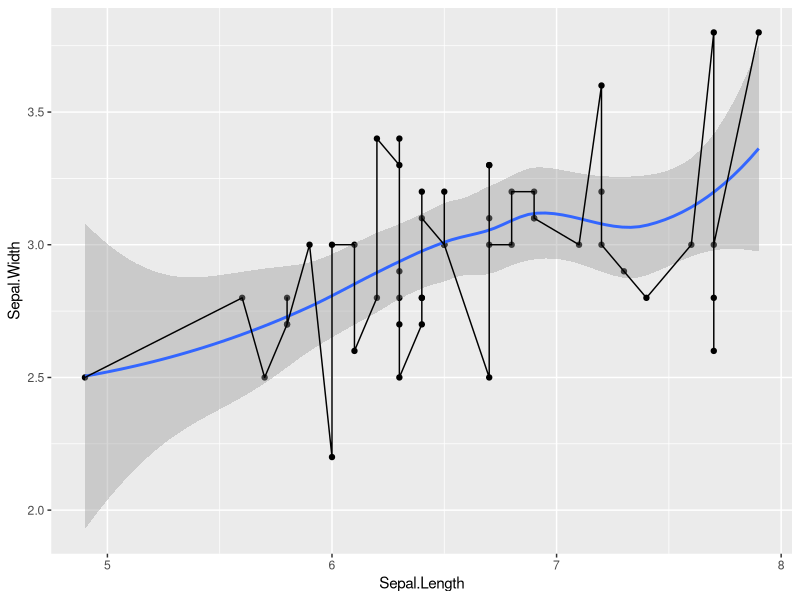
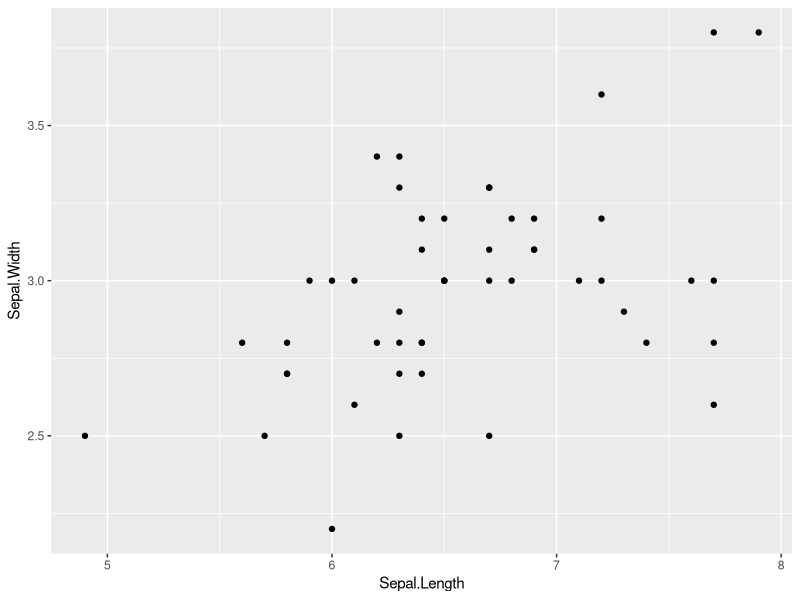
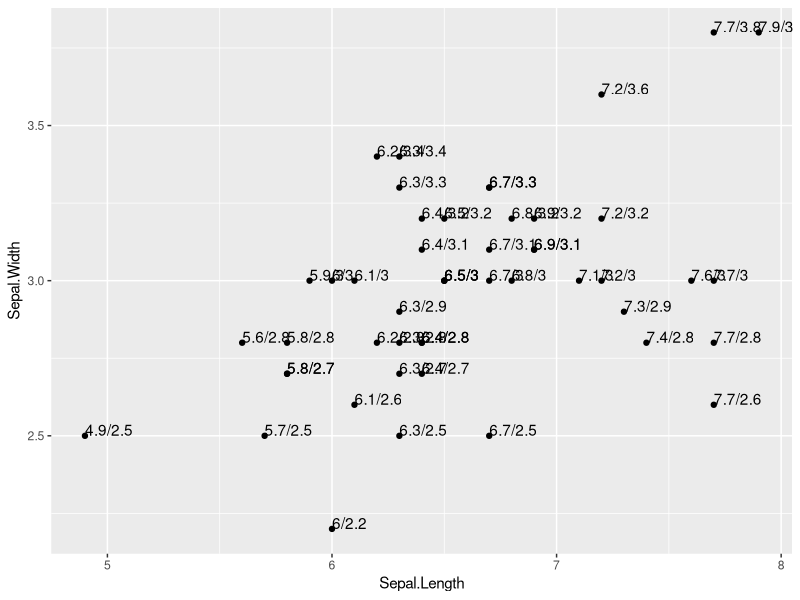
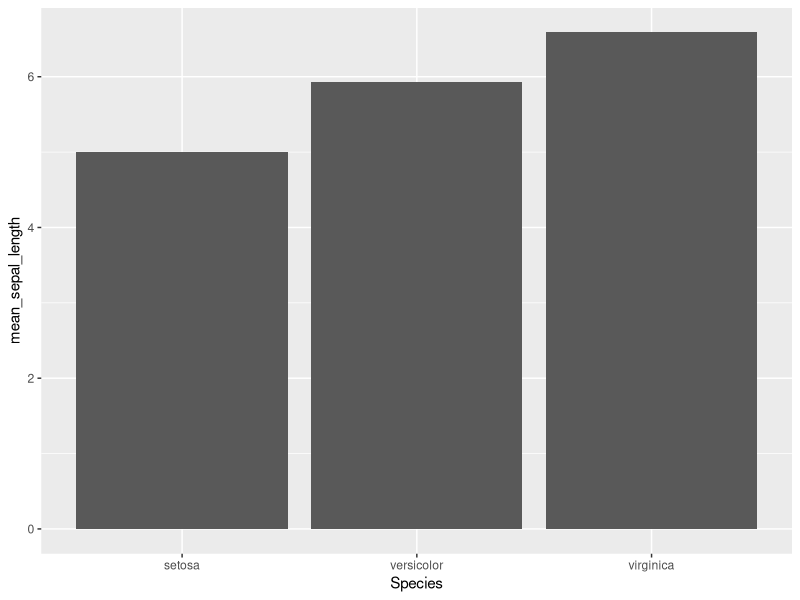
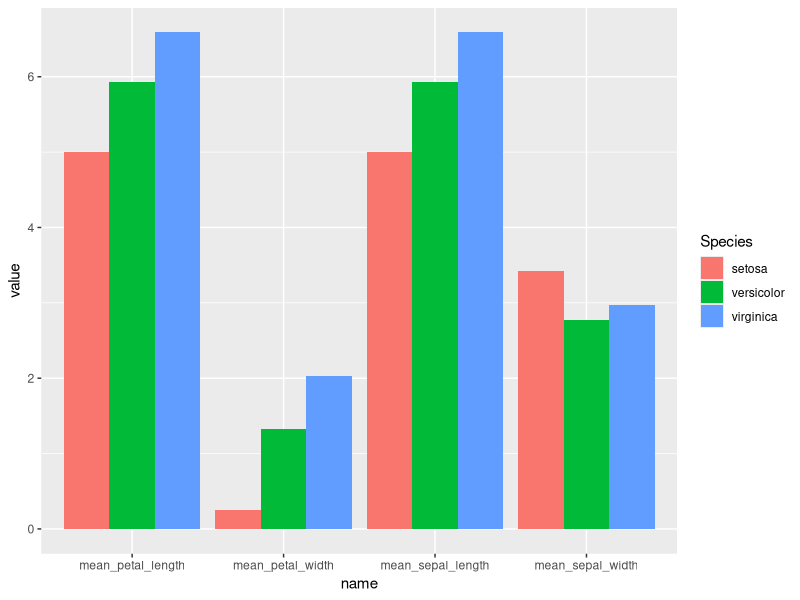
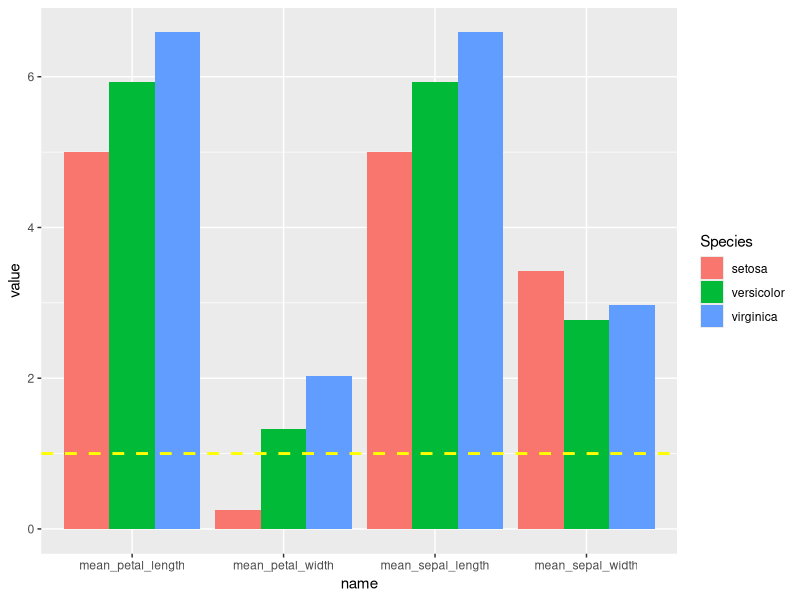
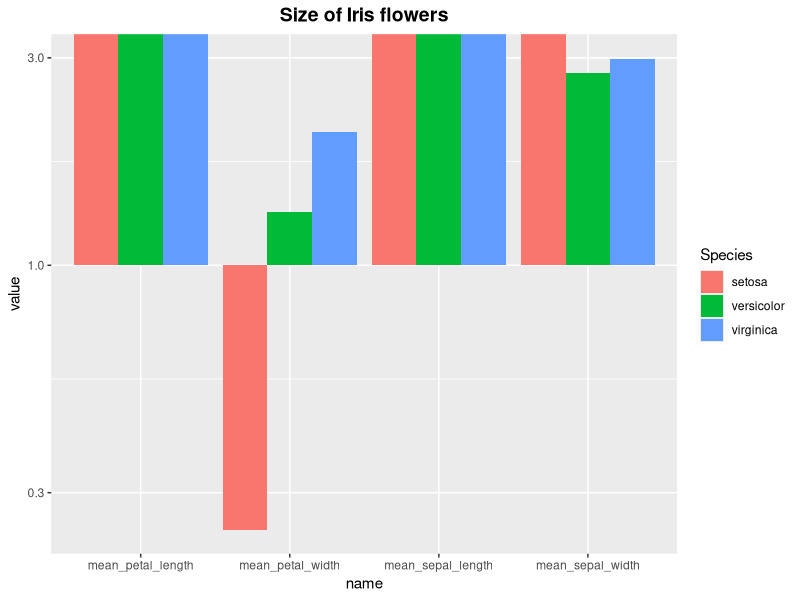
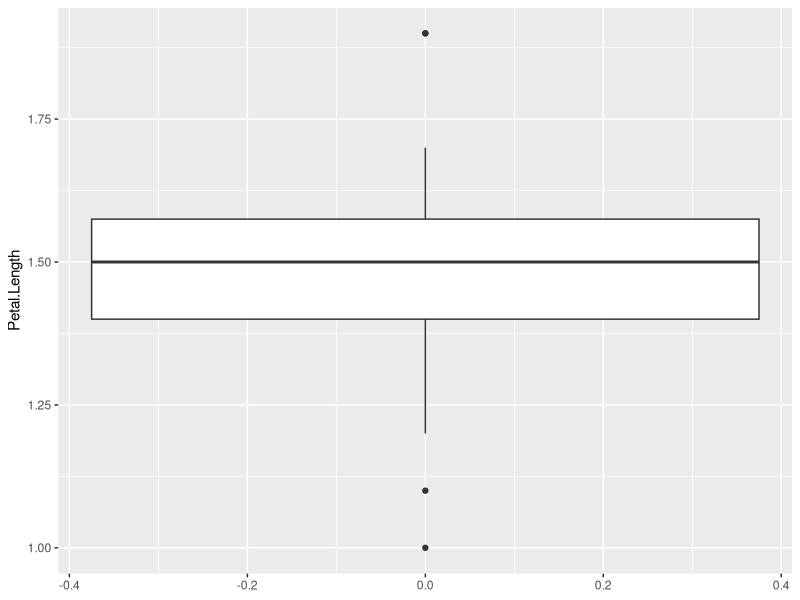

Source code (R) for these figures, in order:
## ---- chunk 1
options(max.print=50)
## ---- chunk 2
library(tidyverse)
## ---- chunk 3
data(iris)
## ---- chunk 4
str(iris)
## ---- chunk 5
head(iris)
## ---- chunk 6
View(iris)
## ---- chunk 7
table(iris$Species)
mean(iris$Sepal.Length) # Not very useful, because it's averaging over all species.
## ---- chunk 8
iris
## ---- chunk 9
iris %>%
  group_by(Species)
## ---- chunk 10
iris %>%
  group_by(Species) %>%
  summarise(mean_sepal_length = mean(Sepal.Length), 
            mean_sepal_width = mean(Sepal.Width),
            mean_petal_length = mean(Sepal.Length),
            mean_petal_width = mean(Petal.Width)
  )
## ---- chunk 11
mean_flower_sizes <- iris %>%
  group_by(Species) %>%
  summarise(mean_sepal_length = mean(Sepal.Length),
            mean_sepal_width = mean(Sepal.Width),
            mean_petal_length = mean(Sepal.Length),
            mean_petal_width = mean(Petal.Width)
            )
## ---- chunk 12
only_virginica <- iris %>%
  filter(Species=="virginica")
## ---- chunk 13
ggplot(only_virginica, aes(x=Sepal.Length, y=Sepal.Width)) +
  geom_point() + 
  geom_smooth() + 
  geom_line() 
## ---- chunk 14
p <- ggplot(only_virginica, aes(x=Sepal.Length, y=Sepal.Width)) +
  geom_point()
## ---- chunk 15
p
## ---- chunk 16
ggsave(filename="~/PhD/Teaching/example_plot.pdf", plot=p, width=7, height=5)
## ---- chunk 17
# Solution:
only_versicolor <- iris %>%
  filter(Species=="versicolor")

# I assign the plot to a variable so it doesn't appear twice in the HTML file. You don't have to do that.
p <- ggplot(only_versicolor, aes(x=Sepal.Length, y=Petal.Length)) +
  geom_point()
## ---- chunk 18
virginica_with_coords <- only_virginica %>%
  mutate(coodinates_SL_SW = paste(Sepal.Length, Sepal.Width, sep="/"))
## ---- chunk 19
ggplot(virginica_with_coords, aes(x=Sepal.Length, y=Sepal.Width, label=coodinates_SL_SW)) +
  geom_point() +
  geom_text(hjust=0, vjust=0)
## ---- chunk 20
m_sep_len <- mean_flower_sizes %>%
    select(c(Species, mean_sepal_length)) # c() is necessary, because we specify more than one column.
## ---- chunk 21
ggplot(m_sep_len, aes(x=Species, y=mean_sepal_length)) +
  geom_col()
## ---- chunk 22
mean_flower_sizes %>%
  pivot_longer(-Species)
## ---- chunk 23
p <- mean_flower_sizes %>%
  pivot_longer(-Species) %>% 
  ggplot(aes(x=name, y=value, fill=Species)) +
  geom_col(position='dodge')
p # After assigning the plot to a variable you can display it again by calling the variable.
## ---- chunk 24
p + geom_hline(yintercept=1, color="yellow", linewidth=1, linetype='dashed')
## ---- chunk 25
  p + ggtitle("Size of Iris flowers") + # This will add a title
  theme(plot.title = element_text(size=14, face="bold", hjust=0.5)) + # Make the title bigger and centered
  scale_y_continuous(trans="log10") + # Change the y axis to a log scale
  coord_cartesian(ylim=c(-0.4,3)) # Limit the y axis to an arbitrary range
## ---- chunk 26
# Solution:
p <- mean_flower_sizes %>%
  pivot_longer(-Species) %>% 
  ggplot(aes(x=Species, y=value, fill=name)) +
  geom_col(position='dodge')
## ---- chunk 27
iris %>%
  filter(Species=="setosa") %>% 
  select(Petal.Length) %>% 
  ggplot(aes(y=Petal.Length)) +
  geom_boxplot()
## ---- chunk 28
# Let's save the long (or "tidy") table into a new variable, because we will need it later again:
tidy_iris <- iris %>%
  pivot_longer(-Species)

ggplot(tidy_iris, aes(x=name, y=value, fill=Species)) +
    geom_boxplot()
## ---- chunk 29
# Solution
tidy_iris %>%
  filter(Species=="versicolor") %>%
  ggplot(aes(x=Species, y=value, fill=name)) +
  geom_boxplot()
## ---- chunk 30
iris %>%
  filter(Species=="setosa") %>% 
  select(Sepal.Length) %>%
  ggplot(aes(x=Sepal.Length)) + # Only x is required. y is calculated by the geometry.
  geom_histogram(binwidth = 0.1)
## ---- chunk 31
iris %>%
  ggplot(aes(x=Petal.Length, fill=Species)) +
  geom_histogram(binwidth = 0.08, position="identity", alpha=0.8)
## ---- chunk 32
iris %>%
  ggplot(aes(x=Petal.Length, fill=Species)) +
  geom_density(alpha=0.5)
## ---- chunk 33
iris %>%
  ggplot(aes(x=Petal.Length, fill=Species)) +
  geom_histogram(binwidth = 0.08, alpha=0.8, position="identity") +
  geom_density(alpha=0.5)
## ---- chunk 34
ggplot(tidy_iris, aes(x=name, y=value, fill=Species)) +
  geom_violin() 
## ---- chunk 35
ggplot(tidy_iris, aes(x=name, y=value, fill=Species)) +
  geom_violin(draw_quantiles=c(0.25, 0.5, 0.75)) + 
  facet_wrap(~name, scales="free_x")
## ---- chunk 36
data(PlantGrowth)
## ---- chunk 37
PlantGrowth_wide <- PlantGrowth %>%
  mutate(measurement = rep(1:10, 3)) %>%
  pivot_wider(names_from = group, values_from = weight)
## ---- chunk 38
# Solution:
p <- PlantGrowth_wide %>%
  ggplot(aes(x=trt1, y=trt2)) +
  geom_point() +
  ggtitle("4.8.1 - Scatter plot")
## ---- chunk 39
# Solution:
p <- PlantGrowth %>%
  group_by(group) %>%
  summarise(median_growth = median(weight)) %>%
  ggplot(aes(x=group, y=median_growth)) +
  geom_col() +
  ggtitle("4.8.2 - Barplot")
## ---- chunk 40
# Solution
p <- PlantGrowth %>%
  ggplot(aes(x=group, y=weight)) +
  geom_boxplot() + 
  ggtitle("4.8.3 - Boxplot")
## ---- chunk 41
# Solution:
p <- PlantGrowth %>%
  ggplot(aes(x=weight, fill=group)) +
  geom_histogram(position="identity", alpha=0.8, binwidth = 0.15) +
  ggtitle("4.8.4 - Histogram")
## ---- chunk 42
# Solution:
p <- PlantGrowth %>%
  ggplot(aes(x=weight, color=group)) +
  geom_density() +
  ggtitle("4.8.5 - Density plot")
## ---- chunk 43
p <- PlantGrowth %>%
  ggplot(aes(x=group, y=weight)) +
  geom_violin(draw_quantiles=c(0.25,0.5,0.75)) +
  geom_point() +
  ggtitle("4.8.6 - Violin plot")
